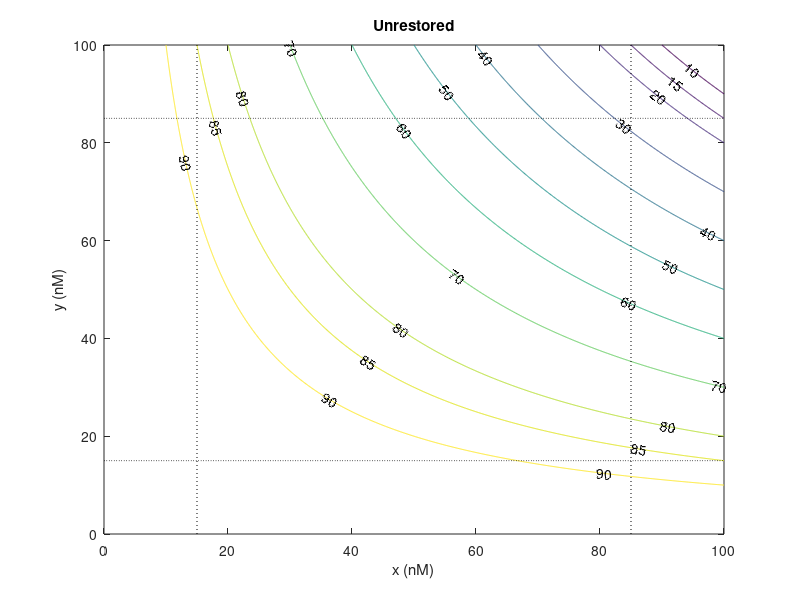
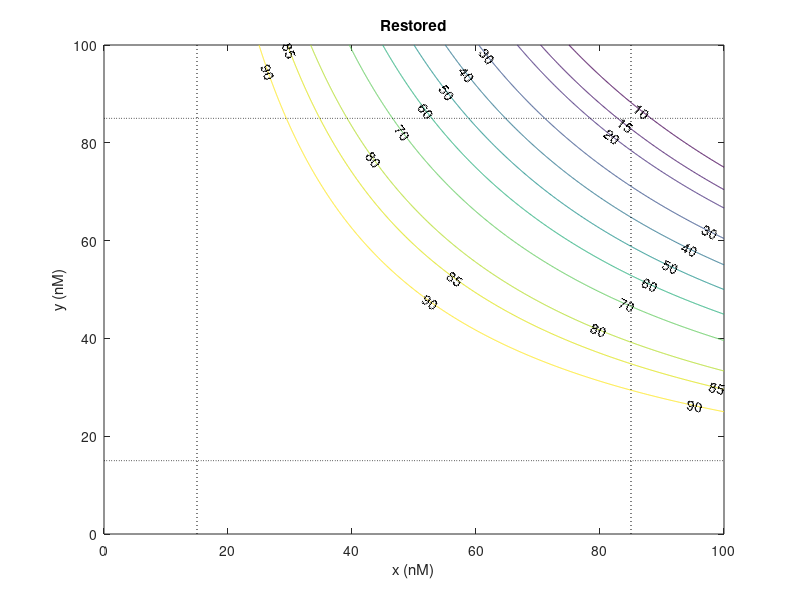

MATLAB code to generate these figures, in order:
clear; close all;
m = 100; e = .15*m;
c = [[.1:.1:.9]*m e (m-e)];
x = linspace(0,m,1000);
y = linspace(0,m,1000);

z = m-x'*y/m;
figure; C=contour(x,y,z,c);
clabel(C);
title('Unrestored'); xlabel('x (nM)'); ylabel('y (nM)');
hold on; plot(x,e*ones(1,length(x)),':k');
plot(x,(m-e)*ones(1,length(x)),':k');
plot([e e],[0 m],':k');
plot([(m-e) (m-e)],[0 m],':k');

z2 = m*z.^2./((m-z).^2+z.^2);
figure; C=contour(x,y,z2,c);
clabel(C);
title('Restored'); xlabel('x (nM)'); ylabel('y (nM)');
hold on; plot(x,e*ones(1,length(x)),':k');
plot(x,(m-e)*ones(1,length(x)),':k');
plot([e e],[0 m],':k');
plot([(m-e) (m-e)],[0 m],':k');
